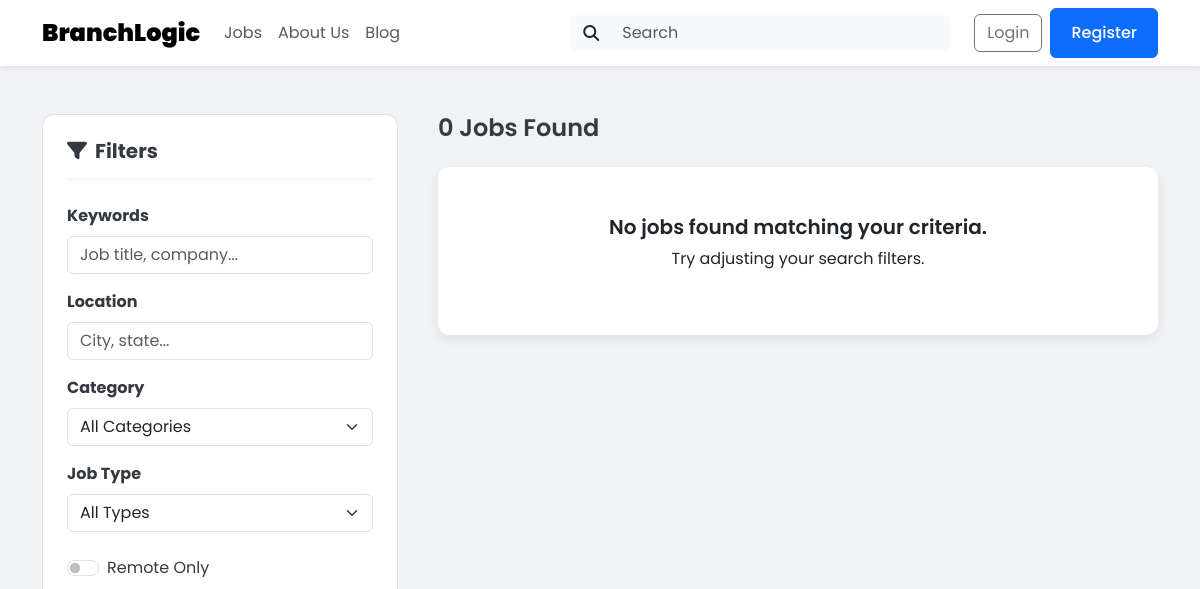
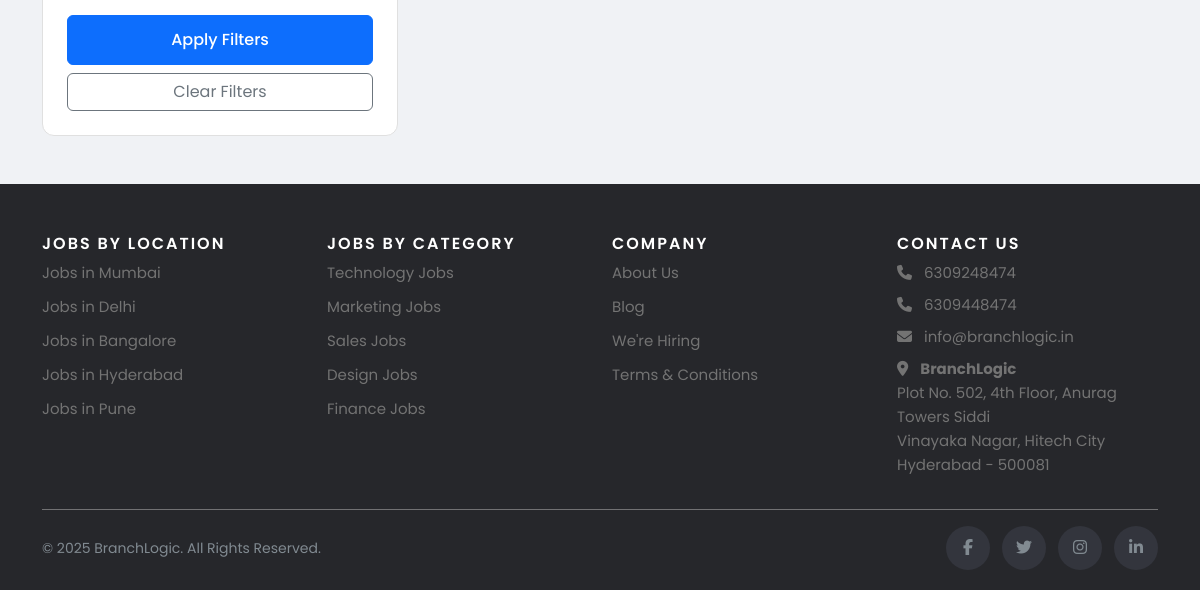
/jobs, run on an earlier commit of the app's database (2 pictures, top to bottom).
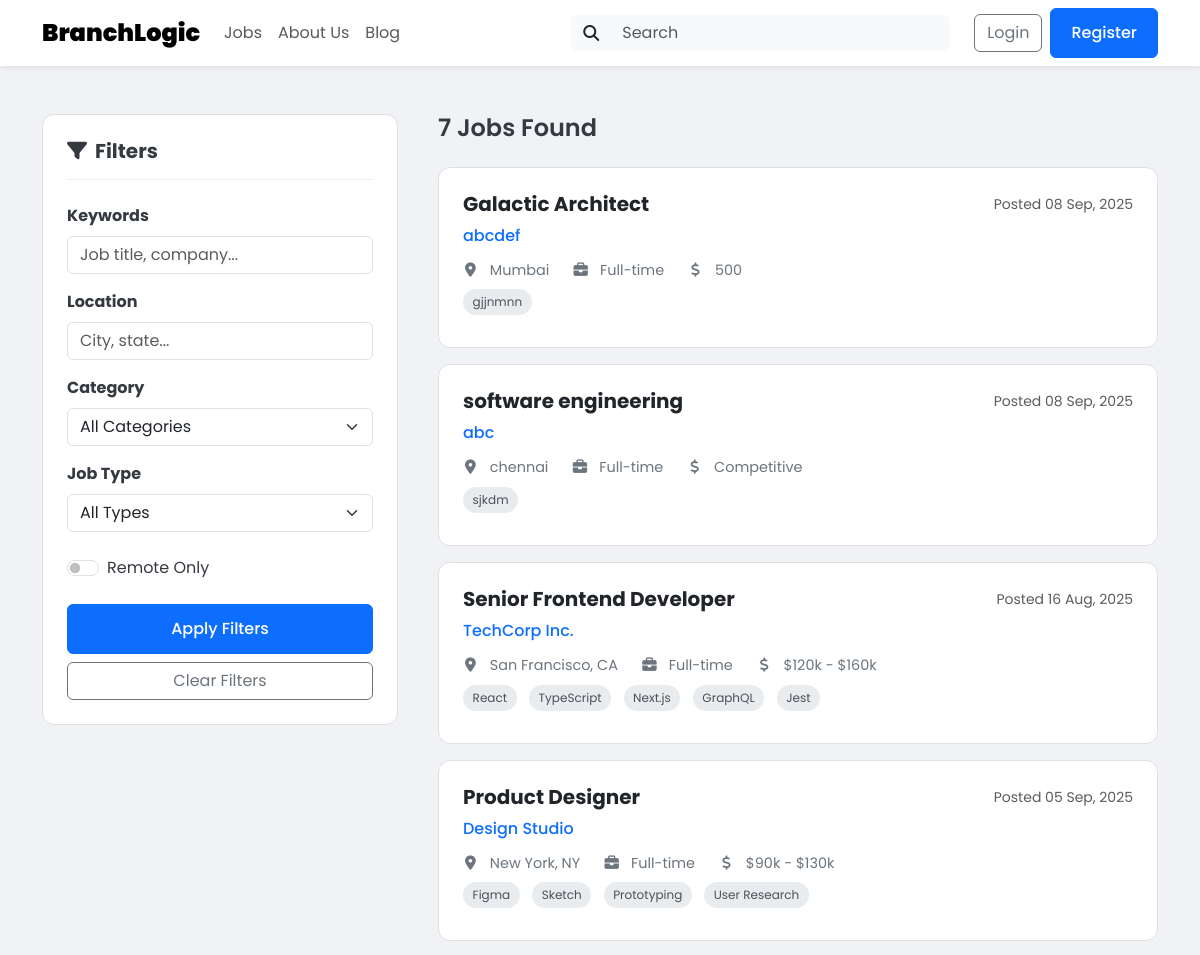
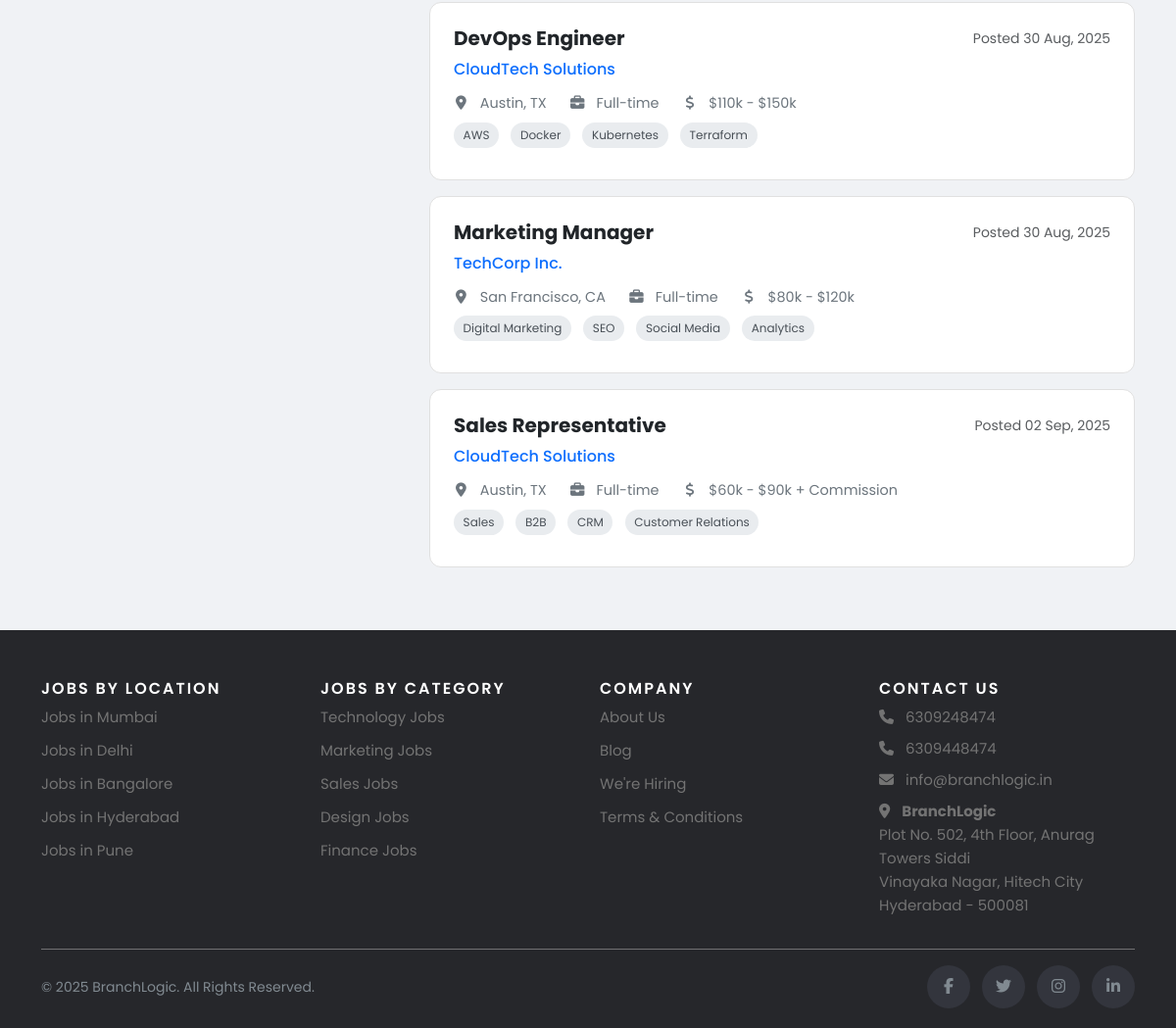
And on a later commit of the database (2 pictures, top to bottom).
### app.py (models this page shows)
class Job(db.Model):
    id = db.Column(db.Integer, primary_key=True)
    title = db.Column(db.String(200), nullable=False)
    company = db.Column(db.String(200), nullable=False)
    location = db.Column(db.String(200), nullable=False)
    job_type = db.Column(db.String(50), nullable=False)
    remote = db.Column(db.Boolean, default=False)
    salary = db.Column(db.String(100))
    tags = db.Column(db.Text)
    urgent = db.Column(db.Boolean, default=False)
    logo = db.Column(db.String(200))
    description = db.Column(db.Text)
    requirements = db.Column(db.Text)
    benefits = db.Column(db.Text)
    category = db.Column(db.String(100))
    employer_id = db.Column(db.Integer, db.ForeignKey('user.id'), nullable=False)
    employer_email = db.Column(db.String(200), nullable=False)
    status = db.Column(db.String(20), default='active')
    applications_count = db.Column(db.Integer, default=0)
    application_deadline = db.Column(db.DateTime)
    posted_at = db.Column(db.DateTime, default=datetime.utcnow)
    created_at = db.Column(db.DateTime, default=datetime.utcnow)
    updated_at = db.Column(db.DateTime, default=datetime.utcnow, onupdate=datetime.utcnow)

### app.py (the view)
@app.route('/jobs')
def jobs():
    search_query = request.args.get('q', '')
    location = request.args.get('location', '')
    remote = request.args.get('remote', '')
    category = request.args.get('category', '')
    job_type = request.args.get('job_type', '')
    jobs_query = Job.query.filter_by(status='active')
    if search_query:
        jobs_query = jobs_query.filter(Job.title.contains(search_query) | Job.company.contains(search_query))
    if location:
        jobs_query = jobs_query.filter(Job.location.contains(location))
    if remote:
        jobs_query = jobs_query.filter_by(remote=True)
    if category:
        jobs_query = jobs_query.filter_by(category=category)
    if job_type:
        jobs_query = jobs_query.filter_by(job_type=job_type)
    jobs = jobs_query.order_by(Job.created_at.desc()).all()
    categories = db.session.query(Job.category).filter(Job.category.isnot(None)).distinct().all()
    categories = [cat[0] for cat in categories if cat[0]]
    return render_template('jobs.html',
                         jobs=jobs,
                         search_query=search_query,
                         location=location,
                         remote=remote,
                         category=category,
                         job_type=job_type,
                         categories=categories)

### app.py (called while the page is built)
@app.context_processor
def inject_now():
    return {'now': datetime.utcnow}

### templates/jobs.html (shortened to what this page needs)
{% extends "base.html" %}
{% block content %}
<div class="job-search-wrapper">
    <div class="container py-5">
        <div class="row">
            <div class="col-lg-4">
                <div class="filter-sidebar">
                    <h5 class="filter-title"><i class="fas fa-filter me-2"></i>Filters</h5>
                    <form method="GET" action="{{ url_for('jobs') }}">
                        <div class="mb-3">
                            <label for="q" class="form-label fw-bold">Keywords</label>
                            <input type="text" name="q" id="q" class="form-control" value="{{ search_query or '' }}" placeholder="Job title, company...">
                        </div>
                        <div class="mb-3">
                            <label for="location" class="form-label fw-bold">Location</label>
                            <input type="text" name="location" id="location" class="form-control" value="{{ location or '' }}" placeholder="City, state...">
                        </div>
                        <div class="mb-3">
                            <label for="category" class="form-label fw-bold">Category</label>
                            <select name="category" id="category" class="form-select">
                                <option value="">All Categories</option>
                            </select>
                        </div>
                        <div class="mb-4">
                            <label for="job_type" class="form-label fw-bold">Job Type</label>
                            <select name="job_type" id="job_type" class="form-select">
                                <option value="">All Types</option>
                            </select>
                        </div>
                        <div class="form-check form-switch mb-4">
                            <input class="form-check-input" type="checkbox" name="remote" id="remote" value="true" {% if remote %}checked{% endif %}>
                            <label class="form-check-label" for="remote">
                                Remote Only
                            </label>
                        </div>
                        <div class="d-grid gap-2">
                            <button type="submit" class="btn btn-primary">Apply Filters</button>
                            <a href="{{ url_for('jobs') }}" class="btn btn-outline-secondary">Clear Filters</a>
                        </div>
                    </form>
                </div>
            </div>
            <div class="col-lg-8">
                <div class="job-listings">
                    <div class="d-flex justify-content-between align-items-center mb-4">
                        <h4 class="mb-0">{{ jobs|length }} Jobs Found</h4>
                        </div>
                    {% if jobs %}
                        {% for job in jobs %}
                        <div class="job-list-card position-relative">
                            <div class="row">
                                <div class="col-md-9">
                                    <h5 class="job-title">
                                        <a href="{{ url_for('job_detail', job_id=job.id) }}">{{ job.title }}</a>
                                    </h5>
                                    <p class="company-name">{{ job.company }}</p>
                                    <div class="job-details">
                                        <span class="job-detail-item"><i class="fas fa-map-marker-alt"></i> {{ job.location }}</span>
                                        <span class="job-detail-item"><i class="fas fa-briefcase"></i> {{ job.job_type }}</span>
                                        <span class="job-detail-item"><i class="fas fa-dollar-sign"></i> {{ job.salary or 'Competitive' }}</span>
                                    </div>
                                    <div class="skill-tags mt-2">
                                        {% if job.tags %}
                                        {% for tag in job.tags.split(',')|map('trim')|list %}
                                        <span class="skill-tag">{{ tag }}</span>
                        {% endfor %}
                    {% endif %}
                </div>
            </div>
            <div class="col-md-3 text-md-end">
                <p class="posted-date text-muted"><small>Posted {{ job.posted_at.strftime('%d %b, %Y') }}</small>
</p>
            </div>
        </div>
    </div>
{% endfor %}
                    {% else %}
                        <div class="card p-5 text-center">
                            <h5>No jobs found matching your criteria.</h5>
                            <p>Try adjusting your search filters.</p>
                        </div>
                    {% endif %}
                </div>
            </div>
        </div>
    </div>
</div>
{% endblock %}

### templates/base.html (shortened to what this page needs)
<!DOCTYPE html>
<html lang="en">
<head>
    <link href="https://cdn.jsdelivr.net/npm/bootstrap@5.3.2/dist/css/bootstrap.min.css" rel="stylesheet">
    <link rel="stylesheet" href="https://cdnjs.cloudflare.com/ajax/libs/font-awesome/6.4.2/css/all.min.css">
    <link rel="stylesheet" href="{{ url_for('static', filename='css/style.css') }}">
</head>
<body>
    <nav class="navbar navbar-expand-lg navbar-light bg-white sticky-top shadow-sm">
        <div class="container">
            <a class="navbar-brand" href="{{ url_for('home') }}">
                <strong>BranchLogic</strong>
            </a>
            <div class="collapse navbar-collapse" id="navbarNav">
                <ul class="navbar-nav me-auto mb-2 mb-lg-0">
                    <li class="nav-item">
                        <a class="nav-link" href="{{ url_for('jobs') }}">Jobs</a>
                    </li>
                    <li class="nav-item">
                        <a class="nav-link" href="{{ url_for('about_us') }}">About Us</a>
                    </li>
                    <li class="nav-item">
                        <a class="nav-link" href="{{ url_for('blog') }}">Blog</a>
                    </li>
                </ul>
                <div class="d-flex align-items-center">
                    <form class="d-flex me-3" action="{{ url_for('jobs') }}" method="GET">
                        <div class="input-group">
                            <span class="input-group-text bg-light border-0" id="basic-addon1"><i class="fas fa-search"></i></span>
                            <input name="q" class="form-control border-0 bg-light me-2" type="search" placeholder="Search" aria-label="Search">
                        </div>
                    </form>
                    {% if current_user.is_authenticated %}
                         <a class="nav-link" href="{{ url_for('dashboard') }}">Dashboard</a>
                         <a class="btn btn-outline-primary ms-2" href="{{ url_for('logout') }}">Logout</a>
                    {% else %}
                        <a class="btn btn-outline-secondary me-2" href="{{ url_for('login') }}">Login</a>
                        <a class="btn btn-primary" href="{{ url_for('signup') }}">Register</a>
                    {% endif %}
                    </div>
            </div>
        </div>
    </nav>
    <main>
        {% block content %}{% endblock %}
    </main>
<footer class="site-footer">
    <div class="container">
        <div class="row">
            <div class="col-lg-3 col-md-6 mb-4 mb-lg-0">
                <h6>Jobs by Location</h6>
                <ul class="footer-links">
                    <li><a href="#">Jobs in Mumbai</a></li>
                    <li><a href="#">Jobs in Delhi</a></li>
                    <li><a href="#">Jobs in Bangalore</a></li>
                    <li><a href="#">Jobs in Hyderabad</a></li>
                    <li><a href="#">Jobs in Pune</a></li>
                </ul>
            </div>
            <div class="col-lg-3 col-md-6 mb-4 mb-lg-0">
                <h6>Jobs by Category</h6>
                <ul class="footer-links">
                    <li><a href="#">Technology Jobs</a></li>
                    <li><a href="#">Marketing Jobs</a></li>
                    <li><a href="#">Sales Jobs</a></li>
                    <li><a href="#">Design Jobs</a></li>
                    <li><a href="#">Finance Jobs</a></li>
                </ul>
            </div>
            <div class="col-lg-3 col-md-6 mb-4 mb-md-0">
                 <h6>Company</h6>
                <ul class="footer-links">
                    <li><a href="/about">About Us</a></li>
                    <li><a href="/blog">Blog</a></li>
                    <li><a href="#">We're Hiring</a></li>
                    <li><a href="#">Terms & Conditions</a></li>
                </ul>
            </div>
            <div class="col-lg-3 col-md-6 mb-4 mb-md-0">
                    <h6>Contact Us</h6>
                    <ul class="footer-links list-unstyled mb-3">
                        <li class="mb-2"><i class="fas fa-phone me-2"></i> 6309248474</li>
                        <li class="mb-2"><i class="fas fa-phone me-2"></i> 6309448474</li>
                        <li class="mb-2"><i class="fas fa-envelope me-2"></i> info@branchlogic.in</li>
                        <li class="mb-2"><i class="fas fa-map-marker-alt me-2"></i> <strong>BranchLogic</strong><br>
                            Plot No. 502, 4th Floor, Anurag Towers Siddi<br>
                            Vinayaka Nagar, Hitech City<br>
                            Hyderabad - 500081
                        </li>
                    </ul>
                </div>
        </div>
        <hr>
        <div class="row align-items-center">
            <div class="col-md-8">
                <p class="copyright-text mb-md-0">&copy; {{ now().year }} BranchLogic. All Rights Reserved.</p>
            </div>
            <div class="col-md-4 text-md-end">
                <ul class="social-icons">
                    <li><a class="facebook" href="#"><i class="fab fa-facebook-f"></i></a></li>
                    <li><a class="twitter" href="#"><i class="fab fa-twitter"></i></a></li>
                    <li><a class="instagram" href="#"><i class="fab fa-instagram"></i></a></li>
                    <li><a class="linkedin" href="#"><i class="fab fa-linkedin-in"></i></a></li>
                </ul>
            </div>
        </div>
    </div>
</footer>
</body>
</html>

### static/css/style.css (style rules this page uses)
body { font-family: 'Poppins', sans-serif; background-color: #f8f9fa; color: #343a40; }
h1, h2, h3, h4, h5, h6 { font-weight: 600; }
.btn-primary { background-color: #0d6efd; border-color: #0d6efd; padding: 0.75rem 1.25rem; font-weight: 500; transition: all 0.3s ease; }
.navbar { box-shadow: 0 2px 4px rgba(0,0,0,0.05); }
.navbar-brand { font-weight: 700; font-size: 1.5rem; }
.site-footer { background-color: #26272b; padding: 45px 0 20px; font-size: 15px; line-height: 24px; color: #737373; }
.site-footer hr { border-top-color: #bbb; opacity: 0.5; }
.site-footer h6 { color: #fff; font-size: 16px; text-transform: uppercase; margin-top: 5px; letter-spacing: 2px; }
.site-footer a { color: #737373; text-decoration: none; }
.footer-links { padding-left: 0; list-style: none; }
.footer-links li { display: block; margin-bottom: 10px; }
.social-icons { padding-left: 0; list-style: none; margin: 0; }
.social-icons li { display: inline-block; margin-left: 8px; }
.social-icons a { background-color: #33353d; color: #818a91; font-size: 16px; display: inline-block; line-height: 44px; width: 44px; height: 44px; text-align: center; border-radius: 100%; transition: all .2s linear; }
.copyright-text { font-size: 14px; color: #818a91; }
.navbar-nav .nav-item + .nav-item::before { content: none; display: none; }
.job-search-wrapper { background-color: #f0f2f5; }
.filter-sidebar { background-color: #fff; padding: 1.5rem; border-radius: 0.75rem; border: 1px solid #e0e0e0; position: sticky; top: 100px; }
.filter-title { font-weight: 700; margin-bottom: 1.5rem; border-bottom: 1px solid #eee; padding-bottom: 1rem; }
.job-listings { padding-left: 1rem; }
.job-list-card { background-color: #fff; border: 1px solid #e0e0e0; border-radius: 0.75rem; padding: 1.5rem; margin-bottom: 1rem; transition: all 0.3s ease; }
.job-list-card .job-title a { font-size: 1.25rem; font-weight: 700; text-decoration: none; color: #212529; }
.job-list-card .company-name { color: #0d6efd; font-weight: 500; margin-bottom: 0.75rem; }
.job-list-card .job-details { display: flex; flex-wrap: wrap; gap: 0.5rem 1.5rem; color: #6c757d; font-size: 0.9rem; }
.job-list-card .job-detail-item i { margin-right: 0.5rem; width: 15px; text-align: center; }
.job-list-card .skill-tags { margin-top: 1rem; }
.job-list-card .skill-tag { display: inline-block; background-color: #e9ecef; color: #495057; font-size: 0.75rem; padding: 0.25rem 0.6rem; border-radius: 1rem; margin-right: 0.5rem; margin-bottom: 0.5rem; }

What changed in the data, as far as the page shows it:
added Job: title "Galactic Architect", company "abcdef", location "Mumbai", job_type "Full-time", salary "500", tags "gjjnmnn", posted_at "08 Sep, 2025"
added Job: title "software engineering", company "abc", location "chennai", job_type "Full-time", salary "Competitive", tags "sjkdm", posted_at "08 Sep, 2025"
added Job: title "Senior Frontend Developer", company "TechCorp Inc.", location "San Francisco, CA", job_type "Full-time", salary "$120k - $160k", list "React" "TypeScript" "Next.js" "GraphQL" "Jest", posted_at "16 Aug, 2025", shown under "7 Jobs Found"
added Job: title "Product Designer", company "Design Studio", location "New York, NY", job_type "Full-time", salary "$90k - $130k", list "Figma" "Sketch" "Prototyping" "User Research", posted_at "05 Sep, 2025", shown under "7 Jobs Found"
added Job: title "DevOps Engineer", company "CloudTech Solutions", location "Austin, TX", job_type "Full-time", salary "$110k - $150k", list "AWS" "Docker" "Kubernetes" "Terraform", posted_at "30 Aug, 2025", shown under "7 Jobs Found"
added Job: title "Marketing Manager", company "TechCorp Inc.", location "San Francisco, CA", job_type "Full-time", salary "$80k - $120k", list "Digital Marketing" "SEO" "Social Media" "Analytics", posted_at "30 Aug, 2025", shown under "7 Jobs Found"
added Job: title "Sales Representative", company "CloudTech Solutions", location "Austin, TX", job_type "Full-time", salary "$60k - $90k + Commission", list "Sales" "B2B" "CRM" "Customer Relations", posted_at "02 Sep, 2025", shown under "7 Jobs Found"
Also different on the page:
{{ jobs|length }}: "0" → "7"
text no longer shown: "No jobs found matching your criteria. Try adjusting your search filters."
